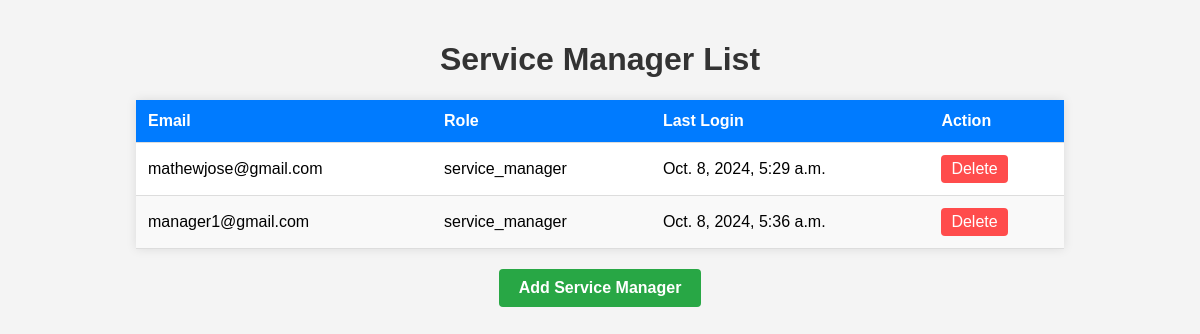
Before: /service_manager_list/ with the older database file.
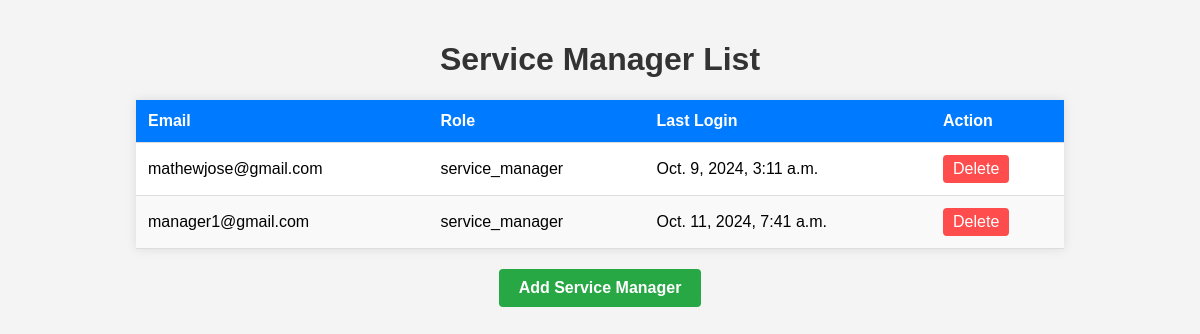
After: the same page with the newer database file.
### autocareweb/models.py (models this page shows, shortened)
class CustomUser(AbstractBaseUser, PermissionsMixin):
    email = models.EmailField(unique=True)
    role = models.CharField(max_length=20, choices=UserRole.choices, default=UserRole.CUSTOMER)
    is_active = models.BooleanField(default=True)
    is_staff = models.BooleanField(default=False)
    objects = CustomUserManager()
    USERNAME_FIELD = 'email'
    REQUIRED_FIELDS = []

### autocareweb/views.py (the view)
def service_manager_list(request):
    managers = CustomUser.objects.filter(role='service_manager')  # Filter service managers
    return render(request, 'admin/service_manager_list.html', {'managers': managers})

### templates/admin/service_manager_list.html (shortened to what this page needs)
{% load static %}
{% load static %}
<!DOCTYPE html>
<html lang="en">
<head>
</head>
<body>
    <h1>Service Manager List</h1>
    <table>
        <thead>
            <tr>
                <th>Email</th>
                <th>Role</th>
                <th>Last Login</th>
                <th>Action</th>
            </tr>
        </thead>
        <tbody>
            {% for manager in managers %}
                <tr>
                    <td>{{ manager.email }}</td>
                    <td>{{ manager.role }}</td>
                    <td>{{ manager.last_login }}</td>
                    <td>
                        <form method="POST" action="{% url 'delete_service_manager' manager.email %}">
                            <button type="submit" class="delete-btn">Delete</button>
                        </form>
                    </td>
                </tr>
            {% endfor %}
        </tbody>
    </table>
    <div class="button-container">
        <a href="{% url 'add_service_manager' %}" class="add-btn">Add Service Manager</a>
    </div>
</body>
</html>

Changed rows visible on the page:
changed CustomUser "mathewjose@gmail.com": last_login "Oct. 8, 2024, 5:29 a.m." → "Oct. 9, 2024, 3:11 a.m."
changed CustomUser "manager1@gmail.com": last_login "Oct. 8, 2024, 5:36 a.m." → "Oct. 11, 2024, 7:41 a.m."
